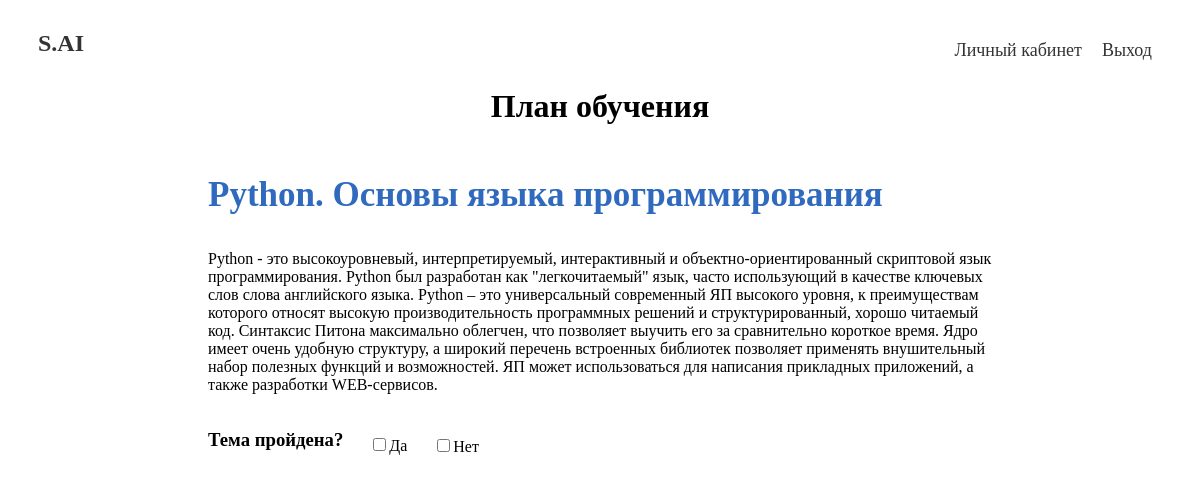
The app's page /q/plan_p/ with its own data.
### questionnaire/models/topic.py (models this page shows, shortened)
class Topic(models.Model):
    Name = models.CharField(max_length=80)
    Description = models.TextField()
    Level = models.ForeignKey('Level', on_delete=models.CASCADE)
    Image = models.ImageField(blank=True, upload_to='images/')
    class Meta:
        verbose_name = "Тема"
        verbose_name_plural = "Темы"

### questionnaire/views/plan_p.py (the view)
# urls.py: path("plan_p/", views.plan_p, name="plan_p"),
def plan_p(request):
    article = Topic.objects.filter(Name='Python. Основы языка программирования')
    context = {
        'articles': article
    }
    return render(request, 'questionnaire/plan_p.html', context)

### questionnaire/templates/questionnaire/plan_p.html (shortened to what this page needs)
<!DOCTYPE html>
<html lang="en">
<head>
</head>
    <div class="s1">
        <a class="s2" href="{% url 'base_login' %}" >S.AI</a>
        <a class="s7" href="{% url 'logout' %}">Выход</a>
        <a class="s3" href="{% url 'empl' %}">Личный кабинет</a>
    </div>
<h1 align="center" style="font-family: Circe">План обучения</h1>
{% for article in articles %}
    <div style="font-family: Circe; margin-left: 200px; margin-right: 200px; margin-top: 50px">
    <h3 style="font-size: 35px; font-weight: bolder; color: #2F6ABF">{{ article.Name}}</h3>
    <p>{{ article.Description}}</p>
    <h3 style="float: left">Тема пройдена?</h3>
        <p style="float: left; margin-top: 25px" ><input style="margin-left: 30px; " type="checkbox" name="option1" value="a1">Да</p>
        <p><input style="margin-left: 30px; margin-top: 29px" type="checkbox" name="option2" value="a2">Нет</p>
    </div>
{% endfor %}
</html>

### questionnaire/templates/questionnaire/plan_p.html (style rules this page uses)
.s1 { margin: 20px; padding: 10px; font-family: Circe; font-size: 18px; }
.s2 { font-weight: bold; font-family: Circe; font-size: 24px; text-decoration: none; color: #333333; }
.s7 { margin: 10px; text-decoration: none; color: #333333; float: right; }
.s3 { margin: 10px; text-decoration: none; color: #333333; float: right; }

### records on screen
Topic: Name "Python. Основы языка программирования", Description "Python - это высокоуровневый, интерпретируемый, интерактивный и объектно-ориентированный скриптовой язык программирования. Python был разработан как \"легкочитаемый\" язык, часто использующий в качестве ключевых слов слова английского языка. Python – это универсальный современный ЯП высокого уровня, к преимуществам которого относят высокую производительность программных решений и структурированный, хорошо читаемый код. Синтаксис Питона максимально облегчен, что позволяет выучить его за сравнительно короткое время. Ядро имеет очень удобную структуру, а широкий перечень встроенных библиотек позволяет применять внушительный набор полезных функций и возможностей. ЯП может использоваться для…"
